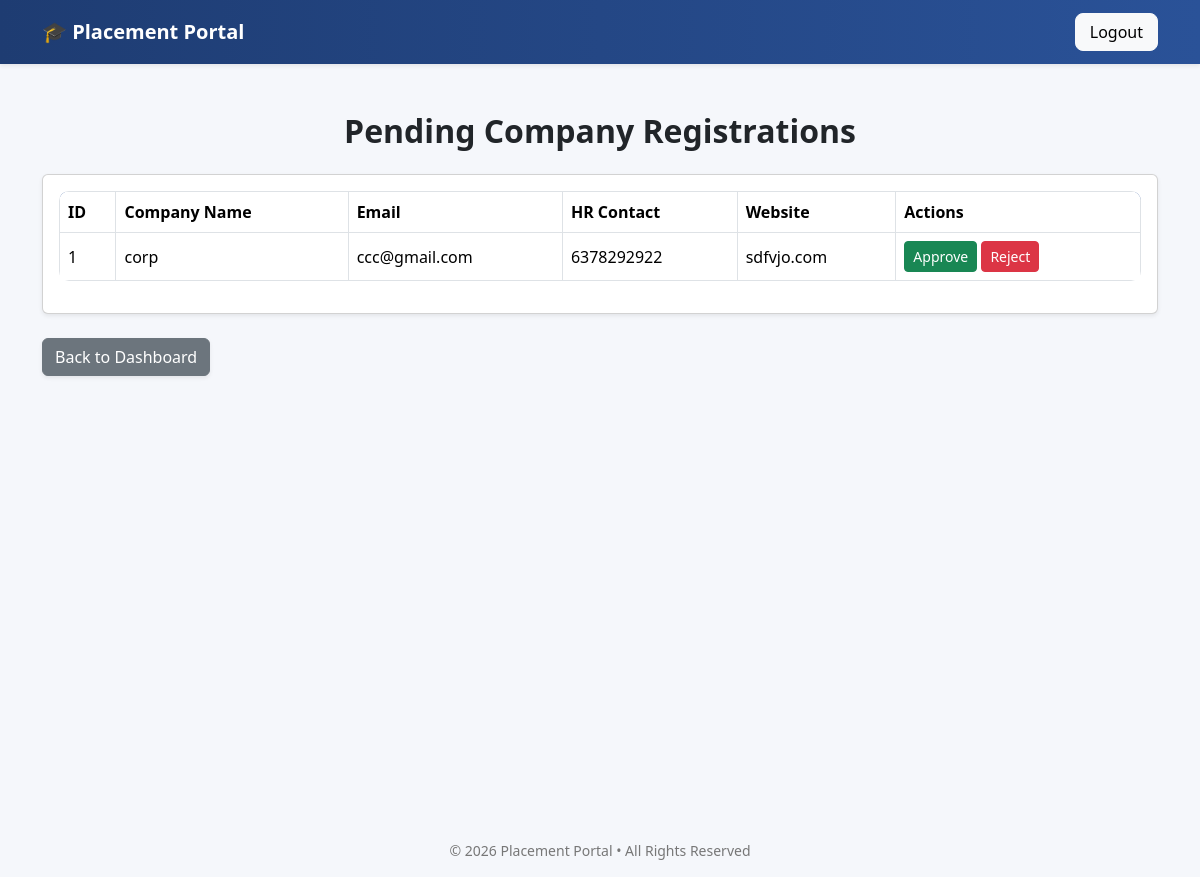
The app's page /admin/pending_companies (signed in) with its own data.
### tables this page shows
CREATE TABLE companies(
        id INTEGER PRIMARY KEY AUTOINCREMENT,
        company_name TEXT NOT NULL,
        email TEXT UNIQUE NOT NULL,
        hashed_password TEXT NOT NULL,
        hr_contact TEXT NOT NULL,
        website TEXT,
        approval_status TEXT CHECK(approval_status IN ('Pending','Approved','Rejected')) DEFAULT 'Pending' NOT NULL,
        is_blacklisted INTEGER DEFAULT 0 NOT NULL,
        created_at TIMESTAMP DEFAULT CURRENT_TIMESTAMP
    );

### app.py (the view)
@app.route("/admin/pending_companies")
@login_required
def pending_companies():
    if current_user.role!="admin":
        flash("Unauthorized access")
        return redirect(url_for("login"))
    con=sqlite3.connect("placement.db")
    cur=con.cursor()
    cur.execute("SELECT * FROM companies WHERE approval_status='Pending'")
    companies=cur.fetchall()
    con.close()
    return render_template("pending_companies.html",companies=companies)

### app.py (called while the page is built)
@login_manager.user_loader
def load_user(user_id):
    try:
        role, actual_id = user_id.split("-")
        return User(int(actual_id), role)
    except (ValueError, AttributeError):
        return None

### templates/pending_companies.html (shortened to what this page needs)
{% extends "base.html" %}
{% block content %}
<div class="container mt-5">
    <h2 class="mb-4 text-center">Pending Company Registrations</h2>
    {% if companies %}
        <div class="card shadow-sm">
            <div class="card-body">
                <div class="table-responsive">
                    <table class="table table-bordered align-middle">
                        <thead>
                            <tr>
                                <th>ID</th>
                                <th>Company Name</th>
                                <th>Email</th>
                                <th>HR Contact</th>
                                <th>Website</th>
                                <th>Actions</th>
                            </tr>
                        </thead>
                        <tbody>
                            {% for company in companies %}
                            <tr>
                                <td>{{ company[0] }}</td>
                                <td>{{ company[1] }}</td>
                                <td>{{ company[2] }}</td>
                                <td>{{ company[4] }}</td>
                                <td>{{ company[5] or "N/A" }}</td>
                                <td>
                                    <form action="{{ url_for('approve_company', id=company[0]) }}" method="POST" style="display:inline;">
                                        <button type="submit" class="btn btn-success btn-sm">
                                            Approve
                                        </button>
                                    </form>
                                    <form action="{{ url_for('reject_company', id=company[0]) }}" method="POST" style="display:inline;">
                                        <button type="submit" class="btn btn-danger btn-sm">
                                            Reject
                                        </button>
                                    </form>
                                </td>
                            </tr>
                            {% endfor %}
                        </tbody>
                    </table>
                </div>
            </div>
        </div>
    {% else %}
        <div class="alert alert-success text-center shadow-sm">
            No pending companies 🎉
        </div>
    {% endif %}
    <div class="mt-4">
        <a href="{{ url_for('admin_dashboard') }}" class="btn btn-secondary shadow-sm">
            Back to Dashboard
        </a>
    </div>
</div>
{% endblock %}

### static/css/admin.css (style rules this page uses)
body { background-color:#f5f7fb; font-family: 'Segoe UI', Tahoma, Geneva, Verdana, sans-serif; }
h2,h4 { font-weight:600; }
.table { background:white; border-radius:10px; overflow:hidden; }
.table thead { background:#2a5298; color:white; }

### records on screen
companies: id "1", company_name "corp", email "ccc@gmail.com", hr_contact "6378292922", website "sdfvjo.com"
